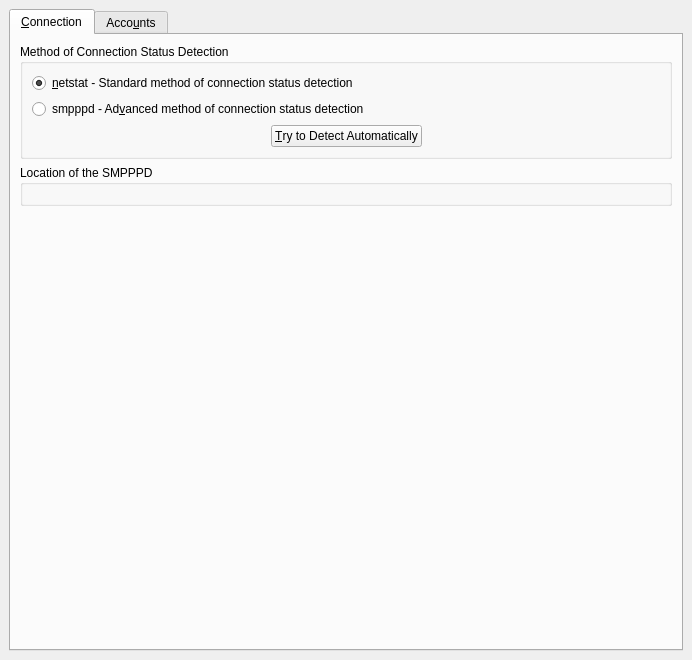
<ui version="4.0" >
 <author>Heiko Schaefer</author>
 <class>SMPPPDCSPrefsUI</class>
 <widget class="QWidget" name="SMPPPDCSPrefsUI" >
  <property name="geometry" >
   <rect>
    <x>0</x>
    <y>0</y>
    <width>692</width>
    <height>660</height>
   </rect>
  </property>
  <property name="windowTitle" >
   <string>SMPPPDCS Preferences</string>
  </property>
  <layout class="QVBoxLayout" >
   <property name="spacing" >
    <number>6</number>
   </property>
   <property name="leftMargin" >
    <number>9</number>
   </property>
   <property name="topMargin" >
    <number>9</number>
   </property>
   <property name="rightMargin" >
    <number>9</number>
   </property>
   <property name="bottomMargin" >
    <number>9</number>
   </property>
   <item>
    <widget class="QTabWidget" name="tabWidget" >
     <property name="currentIndex" >
      <number>0</number>
     </property>
     <widget class="QWidget" name="tab" >
      <attribute name="title" >
       <string>&amp;Connection</string>
      </attribute>
      <layout class="QVBoxLayout" >
       <property name="spacing" >
        <number>6</number>
       </property>
       <property name="leftMargin" >
        <number>9</number>
       </property>
       <property name="topMargin" >
        <number>9</number>
       </property>
       <property name="rightMargin" >
        <number>9</number>
       </property>
       <property name="bottomMargin" >
        <number>9</number>
       </property>
       <item>
        <widget class="QGroupBox" name="csMethod" >
         <property name="title" >
          <string>Method of Connection Status Detection</string>
         </property>
         <layout class="QVBoxLayout" >
          <property name="spacing" >
           <number>6</number>
          </property>
          <property name="leftMargin" >
           <number>9</number>
          </property>
          <property name="topMargin" >
           <number>9</number>
          </property>
          <property name="rightMargin" >
           <number>9</number>
          </property>
          <property name="bottomMargin" >
           <number>9</number>
          </property>
          <item>
           <widget class="QRadioButton" name="useNetstat" >
            <property name="toolTip" >
             <string>Uses the netstat command to find a gateway; suitable on dial-up computers</string>
            </property>
            <property name="text" >
             <string>&amp;netstat - Standard method of connection status detection</string>
            </property>
            <property name="checked" >
             <bool>true</bool>
            </property>
           </widget>
          </item>
          <item>
           <widget class="QRadioButton" name="useSmpppd" >
            <property name="toolTip" >
             <string>Uses the smpppd on a gateway; suitable for a computer in a private network</string>
            </property>
            <property name="text" >
             <string>smpppd - Ad&amp;vanced method of connection status detection</string>
            </property>
           </widget>
          </item>
          <item>
           <layout class="QHBoxLayout" >
            <property name="spacing" >
             <number>6</number>
            </property>
            <property name="leftMargin" >
             <number>0</number>
            </property>
            <property name="topMargin" >
             <number>0</number>
            </property>
            <property name="rightMargin" >
             <number>0</number>
            </property>
            <property name="bottomMargin" >
             <number>0</number>
            </property>
            <item>
             <spacer>
              <property name="orientation" >
               <enum>Qt::Horizontal</enum>
              </property>
              <property name="sizeHint" >
               <size>
                <width>16</width>
                <height>20</height>
               </size>
              </property>
             </spacer>
            </item>
            <item>
             <widget class="KPushButton" name="autoCSTest" >
              <property name="toolTip" >
               <string>Tries to find an appropriate connection method</string>
              </property>
              <property name="text" >
               <string>&amp;Try to Detect Automatically</string>
              </property>
             </widget>
            </item>
            <item>
             <spacer>
              <property name="orientation" >
               <enum>Qt::Horizontal</enum>
              </property>
              <property name="sizeType" >
               <enum>QSizePolicy::Expanding</enum>
              </property>
              <property name="sizeHint" >
               <size>
                <width>16</width>
                <height>20</height>
               </size>
              </property>
             </spacer>
            </item>
           </layout>
          </item>
         </layout>
        </widget>
       </item>
       <item>
        <widget class="QGroupBox" name="smpppdPrefs" >
         <property name="title" >
          <string>Location of the SMPPPD</string>
         </property>
         <layout class="QHBoxLayout" >
          <property name="spacing" >
           <number>6</number>
          </property>
          <property name="leftMargin" >
           <number>9</number>
          </property>
          <property name="topMargin" >
           <number>9</number>
          </property>
          <property name="rightMargin" >
           <number>9</number>
          </property>
          <property name="bottomMargin" >
           <number>9</number>
          </property>
          <item>
           <widget class="SMPPPDLocationWidget" native="1" name="SMPPPDLocation" />
          </item>
         </layout>
        </widget>
       </item>
       <item>
        <spacer>
         <property name="orientation" >
          <enum>Qt::Vertical</enum>
         </property>
         <property name="sizeType" >
          <enum>QSizePolicy::Expanding</enum>
         </property>
         <property name="sizeHint" >
          <size>
           <width>20</width>
           <height>20</height>
          </size>
         </property>
        </spacer>
       </item>
      </layout>
     </widget>
     <widget class="QWidget" name="tab" >
      <attribute name="title" >
       <string>Acco&amp;unts</string>
      </attribute>
      <layout class="QVBoxLayout" >
       <property name="spacing" >
        <number>6</number>
       </property>
       <property name="leftMargin" >
        <number>0</number>
       </property>
       <property name="topMargin" >
        <number>0</number>
       </property>
       <property name="rightMargin" >
        <number>0</number>
       </property>
       <property name="bottomMargin" >
        <number>0</number>
       </property>
       <item>
        <spacer>
         <property name="orientation" >
          <enum>Qt::Vertical</enum>
         </property>
         <property name="sizeType" >
          <enum>QSizePolicy::Fixed</enum>
         </property>
         <property name="sizeHint" >
          <size>
           <width>20</width>
           <height>6</height>
          </size>
         </property>
        </spacer>
       </item>
       <item>
        <widget class="QLabel" name="toIgnoreLabel" >
         <property name="text" >
          <string>Choose the accounts to ignore:</string>
         </property>
        </widget>
       </item>
       <item>
        <widget class="KListWidget" name="accountList" />
       </item>
      </layout>
     </widget>
    </widget>
   </item>
  </layout>
 </widget>
 <layoutdefault spacing="0" margin="0" />
 <customwidgets>
  <customwidget>
   <class>KListWidget</class>
   <extends>QListWidget</extends>
   <header>klistwidget.h</header>
  </customwidget>
  <customwidget>
   <class>KPushButton</class>
   <extends>QPushButton</extends>
   <header>kpushbutton.h</header>
  </customwidget>
  <customwidget>
   <class>SMPPPDLocationWidget</class>
   <extends></extends>
   <header>smpppdlocationwidget.h</header>
   <container>1</container>
  </customwidget>
 </customwidgets>
 <tabstops>
  <tabstop>tabWidget</tabstop>
  <tabstop>useNetstat</tabstop>
  <tabstop>autoCSTest</tabstop>
  <tabstop>useSmpppd</tabstop>
 </tabstops>
 <resources/>
 <connections/>
</ui>
